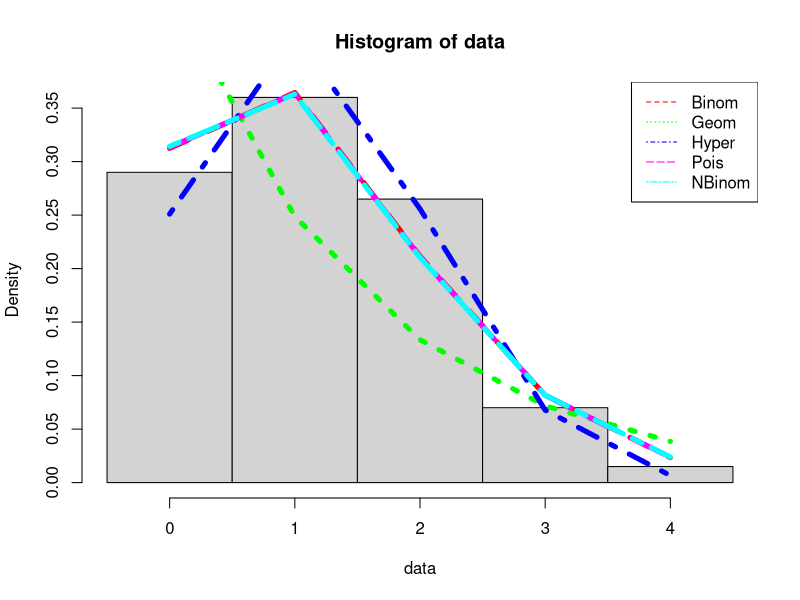

Recreate this plot in R.
library(MASS)

rm(list=ls())
cat("\014")

StudentData = read.table(file="StudentData200.dat")
attach(StudentData)
#summary(StudentData)

#choose data set
data=colds

#choose appropriate spacing and eliminate bad distributions
by=1
isDisc = TRUE
isExp = TRUE
isGamma = TRUE
isBeta = TRUE
for(i in data){
	if((i %% 1) > 0){
		by=(max(data)-min(data))/20
		isDisc = FALSE
	}
	if(i < 0){
		isExp = FALSE
		isGamma = FALSE
		isBeta = FALSE
	}
	if(i > 1){
		isBeta = FALSE
	}
}

#plot histogram of data set
seq=seq(min(data)-by/2,max(data)+by/2,by)
hist(data,seq,prob=TRUE)
summary(data)

#find best fit distribution
if(isDisc){
	fitBinom = TRUE
	fitGeom = fitdistr(data,"geometric")
	fitHyper = TRUE
	fitPois = fitdistr(data,"Poisson")
	fitNBinom = fitdistr(data,"negative binomial") 
} else {
	fitUnif = TRUE
	fitNorm = fitdistr(data,"normal")
	if(isExp){fitExp = fitdistr(data,"exponential",rate=1)}
	if(isGamma){fitGamma = fitdistr(data,"gamma",list(shape = 1,rate = 1))}
	#fitChiSq = fitdistr(data,"chi-squared", list(df=length(data)-1, ncp=1))
	if(isBeta){fitBeta = fitdistr(data,"beta", list(shape1 = 1, shape2 = 1))}
}

#print/plot viable distribution(s)
if(!isDisc){by = by / 100}
x=seq(min(data),max(data),by)
clegend=NULL; ccol=NULL; clty=NULL
#discrete distributions
if(exists("fitBinom")){
	print(c("size = ",length(data),"prob = ",mean(data)))
	line=dbinom(x,size=length(data),prob=mean(data)/length(data)/by)
	lines(x,line,col="red",lty="dashed",lwd=5)
	clegend=c(clegend,"Binom"); ccol=c(ccol,"red"); clty=c(clty,2)
}
if(exists("fitGeom")){
	print(fitGeom)
	line=dgeom(x,prob=fitGeom$estimate[1])
	lines(x,line,col="green",lty="dotted",lwd=5)
	clegend=c(clegend,"Geom"); ccol=c(ccol,"green"); clty=c(clty,3)
}
if(exists("fitHyper")){
	print(c("m = ", round(mean(data)*length(data)/max(data)), "n = ", length(data)-round(mean(data)*length(data)/max(data)), "k = ",max(data)))
	line=dhyper(x,m=round(mean(data)*length(data)/max(data)),n=length(data)-round(mean(data)*length(data)/max(data)),k=max(data))
	lines(x,line,col="blue",lty="dotdash",lwd=5)
	clegend=c(clegend,"Hyper"); ccol=c(ccol,"blue"); clty=c(clty,4)
}
if(exists("fitPois")){
	print(fitPois)
	line=dpois(x,lambda=fitPois$estimate[1])
	lines(x,line,col="magenta",lty="longdash",lwd=5)
	clegend=c(clegend,"Pois"); ccol=c(ccol,"magenta"); clty=c(clty,5)
}
if(exists("fitNBinom")){
	print(fitNBinom)
	line=dnbinom(x,size=fitNBinom$estimate[1],mu=fitNBinom$estimate[2])
	lines(x,line,col="cyan",lty="twodash",lwd=5)
	clegend=c(clegend,"NBinom"); ccol=c(ccol,"cyan"); clty=c(clty,6)
}
#continuous distributions
if(exists("fitUnif")){
	print(c("min = ", min(data), "max = ", max(data)))
	line=dunif(x,min=min(data),max=max(data))
	lines(x,line,col="red",lty=2,lwd=5)
	clegend=c(clegend,"Unif"); ccol=c(ccol,"red"); clty=c(clty,2)
}
if(exists("fitNorm")){
	print(fitNorm)
	line=dnorm(x,mean=fitNorm$estimate[1],sd=fitNorm$estimate[2])
	lines(x,line,col="green",lty=3,lwd=5)
	clegend=c(clegend,"Norm"); ccol=c(ccol,"green"); clty=c(clty,3)
}
if(exists("fitExp")){
	print(fitExp)
	line=dexp(x,rate=fitExp$estimate[1])
	lines(x,line,col="blue",lty=4,lwd=5)
	clegend=c(clegend,"Exp"); ccol=c(ccol,"blue"); clty=c(clty,4)
}
if(exists("fitGamma")){
	print(fitGamma)
	line=dgamma(x,shape=fitGamma$estimate[1],rate=fitGamma$estimate[2])
	lines(x,line,col="magenta",lty=5,lwd=5)
	clegend=c(clegend,"Gamma"); ccol=c(ccol,"magenta"); clty=c(clty,5)
}
#if(exists("fitChiSq")){
#  print(fitChiSq)
#  line=dchisq(x,df=fitChiSq$estimate[1])
#  lines(x,line,col="cyan",lty=6,lwd=5)
#  clegend=c(clegend,"ChiSq"); ccol=c(ccol,"cyan"); clty=c(clty,6)
#}
if(exists("fitBeta")){
	print(fitBeta)
	line=dbeta(x,shape1=fitBeta$estimate[1],shape2=fitBeta$estimate[2])
	lines(x,line,col="orange",lty=6,lwd=5)
	clegend=c(clegend,"Beta"); ccol=c(ccol,"orange"); clty=c(clty,6)
}
legend("topright",legend=clegend,col=ccol,lty=clty,lwd=1)